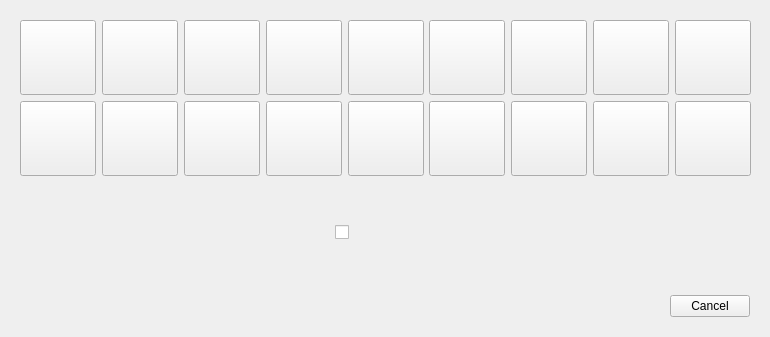
<?xml version="1.0" encoding="UTF-8"?>
<ui version="4.0">
 <class>c_class_selection</class>
 <widget class="QWidget" name="c_class_selection">
  <property name="geometry">
   <rect>
    <x>0</x>
    <y>0</y>
    <width>770</width>
    <height>337</height>
   </rect>
  </property>
  <property name="minimumSize">
   <size>
    <width>770</width>
    <height>337</height>
   </size>
  </property>
  <property name="maximumSize">
   <size>
    <width>770</width>
    <height>337</height>
   </size>
  </property>
  <property name="windowTitle">
   <string>Dialog</string>
  </property>
  <layout class="QVBoxLayout" name="verticalLayout_2">
   <item>
    <widget class="QWidget" name="widget" native="true">
     <layout class="QVBoxLayout" name="verticalLayout">
      <item>
       <layout class="QGridLayout" name="gridLayout">
        <item row="0" column="0">
         <widget class="QToolButton" name="pb_10">
          <property name="minimumSize">
           <size>
            <width>76</width>
            <height>75</height>
           </size>
          </property>
          <property name="toolTip">
           <string>&lt;html&gt;&lt;head/&gt;&lt;body&gt;&lt;p&gt;Féca&lt;/p&gt;&lt;/body&gt;&lt;/html&gt;</string>
          </property>
          <property name="text">
           <string/>
          </property>
         </widget>
        </item>
        <item row="0" column="1">
         <widget class="QToolButton" name="pb_20">
          <property name="minimumSize">
           <size>
            <width>76</width>
            <height>75</height>
           </size>
          </property>
          <property name="toolTip">
           <string>&lt;html&gt;&lt;head/&gt;&lt;body&gt;&lt;p&gt;Osamodas&lt;/p&gt;&lt;/body&gt;&lt;/html&gt;</string>
          </property>
          <property name="text">
           <string/>
          </property>
         </widget>
        </item>
        <item row="1" column="1">
         <widget class="QToolButton" name="pb_110">
          <property name="minimumSize">
           <size>
            <width>76</width>
            <height>75</height>
           </size>
          </property>
          <property name="toolTip">
           <string>&lt;html&gt;&lt;head/&gt;&lt;body&gt;&lt;p&gt;Sacrieur&lt;/p&gt;&lt;/body&gt;&lt;/html&gt;</string>
          </property>
          <property name="text">
           <string/>
          </property>
         </widget>
        </item>
        <item row="0" column="2">
         <widget class="QToolButton" name="pb_30">
          <property name="minimumSize">
           <size>
            <width>76</width>
            <height>75</height>
           </size>
          </property>
          <property name="toolTip">
           <string>&lt;html&gt;&lt;head/&gt;&lt;body&gt;&lt;p&gt;Enutrof&lt;/p&gt;&lt;/body&gt;&lt;/html&gt;</string>
          </property>
          <property name="text">
           <string/>
          </property>
         </widget>
        </item>
        <item row="0" column="3">
         <widget class="QToolButton" name="pb_40">
          <property name="minimumSize">
           <size>
            <width>76</width>
            <height>75</height>
           </size>
          </property>
          <property name="toolTip">
           <string>&lt;html&gt;&lt;head/&gt;&lt;body&gt;&lt;p&gt;Sram&lt;/p&gt;&lt;/body&gt;&lt;/html&gt;</string>
          </property>
          <property name="text">
           <string/>
          </property>
         </widget>
        </item>
        <item row="0" column="4">
         <widget class="QToolButton" name="pb_50">
          <property name="minimumSize">
           <size>
            <width>76</width>
            <height>75</height>
           </size>
          </property>
          <property name="toolTip">
           <string>&lt;html&gt;&lt;head/&gt;&lt;body&gt;&lt;p&gt;Xélor&lt;/p&gt;&lt;/body&gt;&lt;/html&gt;</string>
          </property>
          <property name="text">
           <string/>
          </property>
         </widget>
        </item>
        <item row="0" column="5">
         <widget class="QToolButton" name="pb_60">
          <property name="minimumSize">
           <size>
            <width>76</width>
            <height>75</height>
           </size>
          </property>
          <property name="toolTip">
           <string>&lt;html&gt;&lt;head/&gt;&lt;body&gt;&lt;p&gt;Ecaflip&lt;/p&gt;&lt;/body&gt;&lt;/html&gt;</string>
          </property>
          <property name="text">
           <string/>
          </property>
         </widget>
        </item>
        <item row="0" column="6">
         <widget class="QToolButton" name="pb_70">
          <property name="minimumSize">
           <size>
            <width>76</width>
            <height>75</height>
           </size>
          </property>
          <property name="toolTip">
           <string>&lt;html&gt;&lt;head/&gt;&lt;body&gt;&lt;p&gt;Eniripsa&lt;/p&gt;&lt;/body&gt;&lt;/html&gt;</string>
          </property>
          <property name="text">
           <string/>
          </property>
         </widget>
        </item>
        <item row="0" column="7">
         <widget class="QToolButton" name="pb_80">
          <property name="minimumSize">
           <size>
            <width>76</width>
            <height>75</height>
           </size>
          </property>
          <property name="toolTip">
           <string>&lt;html&gt;&lt;head/&gt;&lt;body&gt;&lt;p&gt;Iop&lt;/p&gt;&lt;/body&gt;&lt;/html&gt;</string>
          </property>
          <property name="text">
           <string/>
          </property>
         </widget>
        </item>
        <item row="0" column="8">
         <widget class="QToolButton" name="pb_90">
          <property name="minimumSize">
           <size>
            <width>76</width>
            <height>75</height>
           </size>
          </property>
          <property name="toolTip">
           <string>&lt;html&gt;&lt;head/&gt;&lt;body&gt;&lt;p&gt;Crâ&lt;/p&gt;&lt;/body&gt;&lt;/html&gt;</string>
          </property>
          <property name="text">
           <string/>
          </property>
         </widget>
        </item>
        <item row="1" column="0">
         <widget class="QToolButton" name="pb_100">
          <property name="minimumSize">
           <size>
            <width>76</width>
            <height>75</height>
           </size>
          </property>
          <property name="toolTip">
           <string>&lt;html&gt;&lt;head/&gt;&lt;body&gt;&lt;p&gt;Sadida&lt;/p&gt;&lt;/body&gt;&lt;/html&gt;</string>
          </property>
          <property name="text">
           <string/>
          </property>
         </widget>
        </item>
        <item row="1" column="2">
         <widget class="QToolButton" name="pb_120">
          <property name="minimumSize">
           <size>
            <width>76</width>
            <height>75</height>
           </size>
          </property>
          <property name="toolTip">
           <string>&lt;html&gt;&lt;head/&gt;&lt;body&gt;&lt;p&gt;Pandawa&lt;/p&gt;&lt;/body&gt;&lt;/html&gt;</string>
          </property>
          <property name="text">
           <string/>
          </property>
         </widget>
        </item>
        <item row="1" column="3">
         <widget class="QToolButton" name="pb_130">
          <property name="minimumSize">
           <size>
            <width>76</width>
            <height>75</height>
           </size>
          </property>
          <property name="toolTip">
           <string>&lt;html&gt;&lt;head/&gt;&lt;body&gt;&lt;p&gt;Roublard&lt;/p&gt;&lt;/body&gt;&lt;/html&gt;</string>
          </property>
          <property name="text">
           <string/>
          </property>
         </widget>
        </item>
        <item row="1" column="4">
         <widget class="QToolButton" name="pb_140">
          <property name="minimumSize">
           <size>
            <width>76</width>
            <height>75</height>
           </size>
          </property>
          <property name="toolTip">
           <string>&lt;html&gt;&lt;head/&gt;&lt;body&gt;&lt;p&gt;Zobal&lt;/p&gt;&lt;/body&gt;&lt;/html&gt;</string>
          </property>
          <property name="text">
           <string/>
          </property>
         </widget>
        </item>
        <item row="1" column="5">
         <widget class="QToolButton" name="pb_150">
          <property name="minimumSize">
           <size>
            <width>76</width>
            <height>75</height>
           </size>
          </property>
          <property name="toolTip">
           <string>&lt;html&gt;&lt;head/&gt;&lt;body&gt;&lt;p&gt;Ouginak&lt;/p&gt;&lt;/body&gt;&lt;/html&gt;</string>
          </property>
          <property name="text">
           <string/>
          </property>
         </widget>
        </item>
        <item row="1" column="6">
         <widget class="QToolButton" name="pb_160">
          <property name="minimumSize">
           <size>
            <width>76</width>
            <height>75</height>
           </size>
          </property>
          <property name="toolTip">
           <string>&lt;html&gt;&lt;head/&gt;&lt;body&gt;&lt;p&gt;Steamer&lt;/p&gt;&lt;/body&gt;&lt;/html&gt;</string>
          </property>
          <property name="text">
           <string/>
          </property>
         </widget>
        </item>
        <item row="1" column="7">
         <widget class="QToolButton" name="pb_180">
          <property name="minimumSize">
           <size>
            <width>76</width>
            <height>75</height>
           </size>
          </property>
          <property name="toolTip">
           <string>&lt;html&gt;&lt;head/&gt;&lt;body&gt;&lt;p&gt;Eliotrop&lt;/p&gt;&lt;/body&gt;&lt;/html&gt;</string>
          </property>
          <property name="text">
           <string/>
          </property>
         </widget>
        </item>
        <item row="1" column="8">
         <widget class="QToolButton" name="pb_190">
          <property name="minimumSize">
           <size>
            <width>76</width>
            <height>75</height>
           </size>
          </property>
          <property name="toolTip">
           <string>&lt;html&gt;&lt;head/&gt;&lt;body&gt;&lt;p&gt;Huppermage&lt;/p&gt;&lt;/body&gt;&lt;/html&gt;</string>
          </property>
          <property name="text">
           <string/>
          </property>
         </widget>
        </item>
       </layout>
      </item>
      <item>
       <layout class="QHBoxLayout" name="horizontalLayout">
        <item>
         <spacer name="horizontalSpacer_2">
          <property name="orientation">
           <enum>Qt::Horizontal</enum>
          </property>
          <property name="sizeHint" stdset="0">
           <size>
            <width>40</width>
            <height>20</height>
           </size>
          </property>
         </spacer>
        </item>
        <item>
         <widget class="QCheckBox" name="checkBox">
          <property name="minimumSize">
           <size>
            <width>100</width>
            <height>100</height>
           </size>
          </property>
          <property name="text">
           <string/>
          </property>
         </widget>
        </item>
        <item>
         <spacer name="horizontalSpacer">
          <property name="orientation">
           <enum>Qt::Horizontal</enum>
          </property>
          <property name="sizeHint" stdset="0">
           <size>
            <width>40</width>
            <height>20</height>
           </size>
          </property>
         </spacer>
        </item>
       </layout>
      </item>
      <item>
       <spacer name="verticalSpacer">
        <property name="orientation">
         <enum>Qt::Vertical</enum>
        </property>
        <property name="sizeHint" stdset="0">
         <size>
          <width>20</width>
          <height>40</height>
         </size>
        </property>
       </spacer>
      </item>
      <item>
       <widget class="QDialogButtonBox" name="buttonBox">
        <property name="orientation">
         <enum>Qt::Horizontal</enum>
        </property>
        <property name="standardButtons">
         <set>QDialogButtonBox::Cancel</set>
        </property>
       </widget>
      </item>
     </layout>
    </widget>
   </item>
  </layout>
 </widget>
 <resources/>
 <connections/>
</ui>
